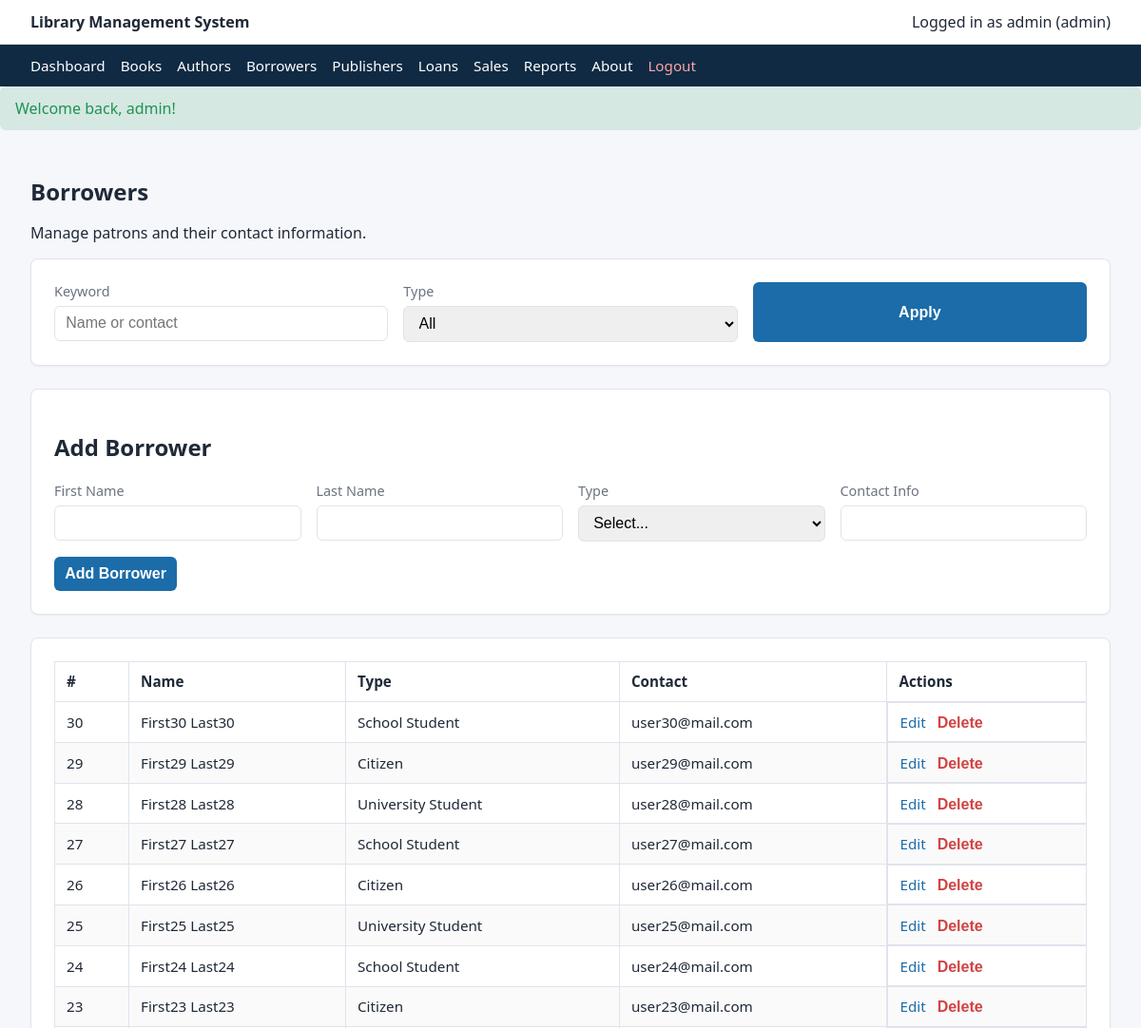
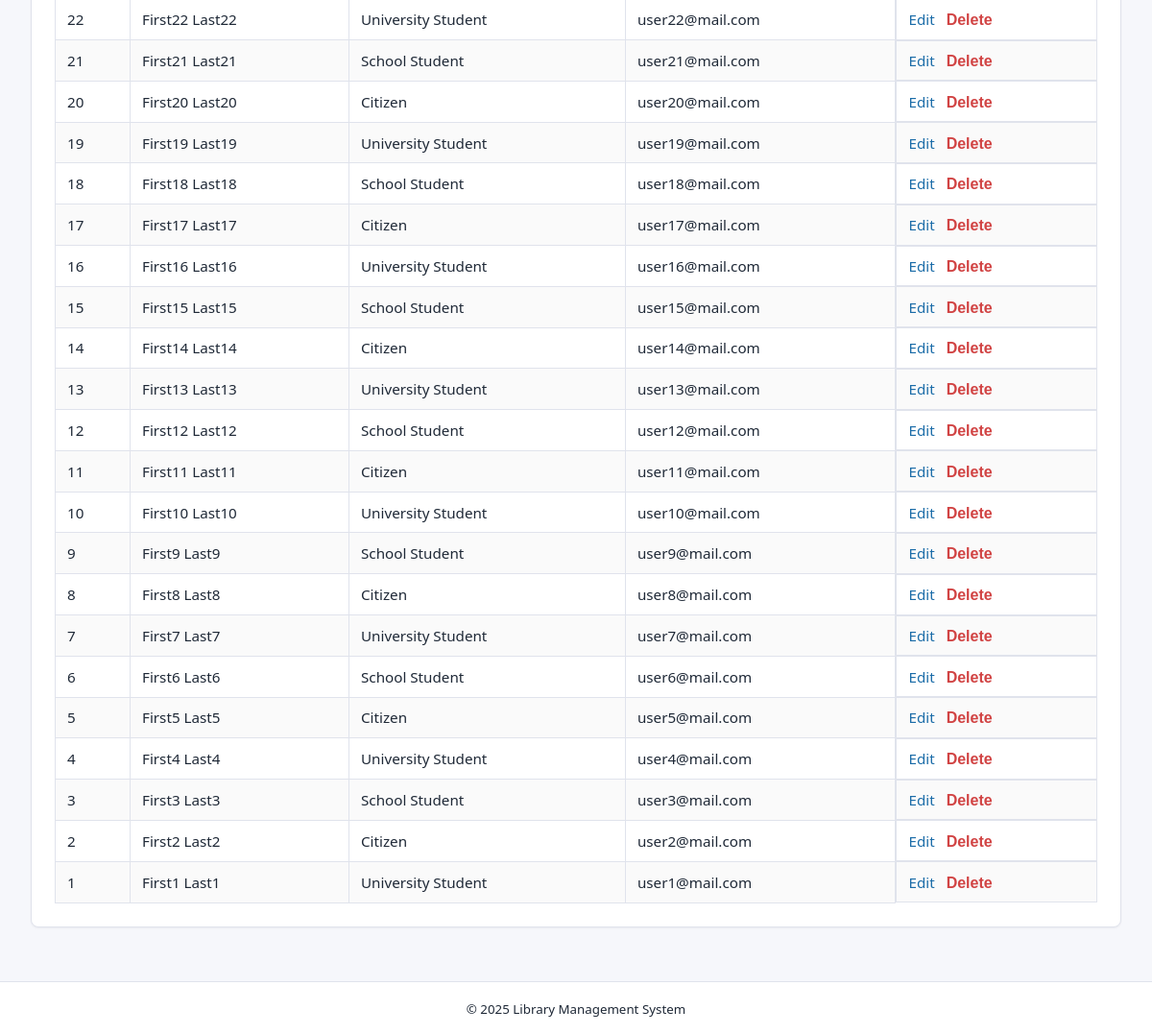
Screenshot of /borrowers.php (signed in) with the database file from the repository (2 pictures, top to bottom).
### tables this page shows
CREATE TABLE `borrower` (
  `borrower_id` int(11) NOT NULL,
  `first_name` varchar(50) NOT NULL,
  `last_name` varchar(50) NOT NULL,
  `type_id` int(11) NOT NULL,
  `contact_info` varchar(150) DEFAULT NULL
);

CREATE TABLE `borrowertype` (
  `type_id` int(11) NOT NULL,
  `type_name` varchar(50) NOT NULL
);

### helpers.php (called while the page is built, shortened)
<?php
function current_user_role(): string
{
    return $_SESSION['role'] ?? 'student';
}
function escape_output(string $value): string
{
    return htmlspecialchars($value, ENT_QUOTES, 'UTF-8');
}

### borrowers.php (the view, shortened to what this page needs)
<?php
require_once 'bootstrap.php';
$isAdmin = current_user_role() === 'admin';
$editBorrower = null;
$keyword = trim($_GET['q'] ?? '');
$sql = "SELECT b.borrower_id, b.first_name, b.last_name, b.contact_info, t.type_name
        FROM borrower b
        INNER JOIN borrowertype t ON t.type_id = b.type_id
        WHERE 1=1";
$sql .= " ORDER BY b.borrower_id DESC";
$stmt = mysqli_prepare($conn, $sql);
mysqli_stmt_execute($stmt);
$borrowers = mysqli_stmt_get_result($stmt);
require_once 'header.php';
?>
<section class="page-heading">
    <div>
        <h1>Borrowers</h1>
        <p>Manage patrons and their contact information.</p>
    </div>
</section>
<section class="card">
    <form class="filter-form" method="get">
        <label>
            Keyword
            <input type="text" name="q" value="<?php echo escape_output($keyword); ?>" placeholder="Name or contact">
        </label>
        <label>
            Type
            <select name="type">
                <option value="0">All</option>
            </select>
        </label>
        <button type="submit">Apply</button>
    </form>
</section>
<?php if ($isAdmin) : ?>
    <section class="card" id="form">
        <h2><?php echo $editBorrower ? 'Edit Borrower' : 'Add Borrower'; ?></h2>
        <form method="post" class="grid-form">
            <label>
                First Name
                <input type="text" name="first_name" value="<?php echo escape_output($editBorrower['first_name'] ?? ''); ?>" required>
            </label>
            <label>
                Last Name
                <input type="text" name="last_name" value="<?php echo escape_output($editBorrower['last_name'] ?? ''); ?>" required>
            </label>
            <label>
                Type
                <select name="type_id" required>
                    <option value="">Select...</option>
                </select>
            </label>
            <label>
                Contact Info
                <input type="text" name="contact_info" value="<?php echo escape_output($editBorrower['contact_info'] ?? ''); ?>">
            </label>
            <div class="form-actions">
                <button type="submit"><?php echo $editBorrower ? 'Update Borrower' : 'Add Borrower'; ?></button>
            </div>
        </form>
    </section>
<?php endif; ?>
<section class="card">
    <div class="table-wrapper">
        <table>
            <thead>
                <tr>
                    <th>#</th>
                    <th>Name</th>
                    <th>Type</th>
                    <th>Contact</th>
                    <?php if ($isAdmin) : ?>
                        <th>Actions</th>
                    <?php endif; ?>
                </tr>
            </thead>
            <tbody>
                <?php while ($borrower = mysqli_fetch_assoc($borrowers)) : ?>
                    <tr>
                        <td><?php echo $borrower['borrower_id']; ?></td>
                        <td><?php echo escape_output($borrower['first_name'] . ' ' . $borrower['last_name']); ?></td>
                        <td><?php echo escape_output($borrower['type_name']); ?></td>
                        <td><?php echo escape_output($borrower['contact_info'] ?? ''); ?></td>
                        <?php if ($isAdmin) : ?>
                            <td class="actions">
                                <a href="borrowers.php?edit=<?php echo $borrower['borrower_id']; ?>#form">Edit</a>
                                <form method="post" onsubmit="return confirm('Delete this borrower?');">
                                    <button type="submit" class="link-button danger">Delete</button>
                                </form>
                            </td>
                        <?php endif; ?>
                    </tr>
                <?php endwhile; ?>
            </tbody>
        </table>
    </div>
</section>
<?php require_once 'footer.php'; ?>

### styles.css (style rules this page uses)
:root { font-family: "Segoe UI", Tahoma, Helvetica, Arial, sans-serif; color-scheme: light; --primary: #1b6ca8; --accent: #f4a261; --bg: #f6f7fb; --border: #e0e3ec; --text: #1f2937; --muted: #6b7280; --danger: #d14343; --success: #1f9254; }
* { box-sizing: border-box; }
body { margin: 0; background: var(--bg); color: var(--text); }
a { color: var(--primary); text-decoration: none; }
table { width: 100%; border-collapse: collapse; font-size: 0.95rem; }
th, td { border: 1px solid var(--border); padding: 0.65rem 0.75rem; text-align: left; }
th { background: #fff; font-weight: 600; }
tr:nth-child(even) { background: #fafafa; }
.card { background: #fff; border: 1px solid var(--border); border-radius: 8px; padding: 1.5rem; margin-bottom: 1.5rem; box-shadow: 0 1px 2px rgba(15, 23, 42, 0.05); }
.page-heading h1 { margin: 0 0 0.25rem 0; }
.filter-form, .grid-form, .inline-form, .auth-form { display: grid; gap: 1rem; }
.filter-form { grid-template-columns: repeat(auto-fit, minmax(180px, 1fr)); }
.grid-form { grid-template-columns: repeat(auto-fit, minmax(220px, 1fr)); }
label { font-size: 0.9rem; color: var(--muted); display: flex; flex-direction: column; gap: 0.35rem; }
input, select, textarea, button { border: 1px solid var(--border); border-radius: 6px; padding: 0.55rem 0.7rem; font-size: 1rem; }
button, .button { background: var(--primary); color: #fff; border: none; cursor: pointer; font-weight: 600; }
.form-actions { display: flex; gap: 1rem; align-items: center; }
.table-wrapper { overflow-x: auto; }
.actions { display: flex; gap: 0.75rem; align-items: center; }
.link-button { background: none; border: none; padding: 0; color: var(--primary); cursor: pointer; }
.link-button.danger { color: var(--danger); }

### rows the page displays
borrower: borrower_id "30", first_name+last_name "First30 Last30", type.type_name "School Student", contact_info "user30@mail.com"
borrower: borrower_id "29", first_name+last_name "First29 Last29", type.type_name "Citizen", contact_info "user29@mail.com"
borrower: borrower_id "28", first_name+last_name "First28 Last28", type.type_name "University Student", contact_info "user28@mail.com"
borrower: borrower_id "27", first_name+last_name "First27 Last27", type.type_name "School Student", contact_info "user27@mail.com"
borrower: borrower_id "26", first_name+last_name "First26 Last26", type.type_name "Citizen", contact_info "user26@mail.com"
borrower: borrower_id "25", first_name+last_name "First25 Last25", type.type_name "University Student", contact_info "user25@mail.com"
borrower: borrower_id "24", first_name+last_name "First24 Last24", type.type_name "School Student", contact_info "user24@mail.com"
borrower: borrower_id "23", first_name+last_name "First23 Last23", type.type_name "Citizen", contact_info "user23@mail.com"
borrower: borrower_id "22", first_name+last_name "First22 Last22", type.type_name "University Student", contact_info "user22@mail.com"
borrower: borrower_id "21", first_name+last_name "First21 Last21", type.type_name "School Student", contact_info "user21@mail.com"
borrower: borrower_id "20", first_name+last_name "First20 Last20", type.type_name "Citizen", contact_info "user20@mail.com"
borrower: borrower_id "19", first_name+last_name "First19 Last19", type.type_name "University Student", contact_info "user19@mail.com"
borrower: borrower_id "18", first_name+last_name "First18 Last18", type.type_name "School Student", contact_info "user18@mail.com"
borrower: borrower_id "17", first_name+last_name "First17 Last17", type.type_name "Citizen", contact_info "user17@mail.com"
borrower: borrower_id "16", first_name+last_name "First16 Last16", type.type_name "University Student", contact_info "user16@mail.com"
borrower: borrower_id "15", first_name+last_name "First15 Last15", type.type_name "School Student", contact_info "user15@mail.com"
borrower: borrower_id "14", first_name+last_name "First14 Last14", type.type_name "Citizen", contact_info "user14@mail.com"
borrower: borrower_id "13", first_name+last_name "First13 Last13", type.type_name "University Student", contact_info "user13@mail.com"
borrower: borrower_id "12", first_name+last_name "First12 Last12", type.type_name "School Student", contact_info "user12@mail.com"
borrower: borrower_id "11", first_name+last_name "First11 Last11", type.type_name "Citizen", contact_info "user11@mail.com"
borrower: borrower_id "10", first_name+last_name "First10 Last10", type.type_name "University Student", contact_info "user10@mail.com"
borrower: borrower_id "9", first_name+last_name "First9 Last9", type.type_name "School Student", contact_info "user9@mail.com"
borrower: borrower_id "8", first_name+last_name "First8 Last8", type.type_name "Citizen", contact_info "user8@mail.com"
borrower: borrower_id "7", first_name+last_name "First7 Last7", type.type_name "University Student", contact_info "user7@mail.com"
borrower: borrower_id "6", first_name+last_name "First6 Last6", type.type_name "School Student", contact_info "user6@mail.com"
borrower: borrower_id "5", first_name+last_name "First5 Last5", type.type_name "Citizen", contact_info "user5@mail.com"
borrower: borrower_id "4", first_name+last_name "First4 Last4", type.type_name "University Student", contact_info "user4@mail.com"
borrower: borrower_id "3", first_name+last_name "First3 Last3", type.type_name "School Student", contact_info "user3@mail.com"
borrower: borrower_id "2", first_name+last_name "First2 Last2", type.type_name "Citizen", contact_info "user2@mail.com"
borrower: borrower_id "1", first_name+last_name "First1 Last1", type.type_name "University Student", contact_info "user1@mail.com"

### other values shown
escape_output($_SESSION['username']) "admin"
escape_output(current_user_role()) "admin"
escape_output($flash['message']) "Welcome back, admin!"
